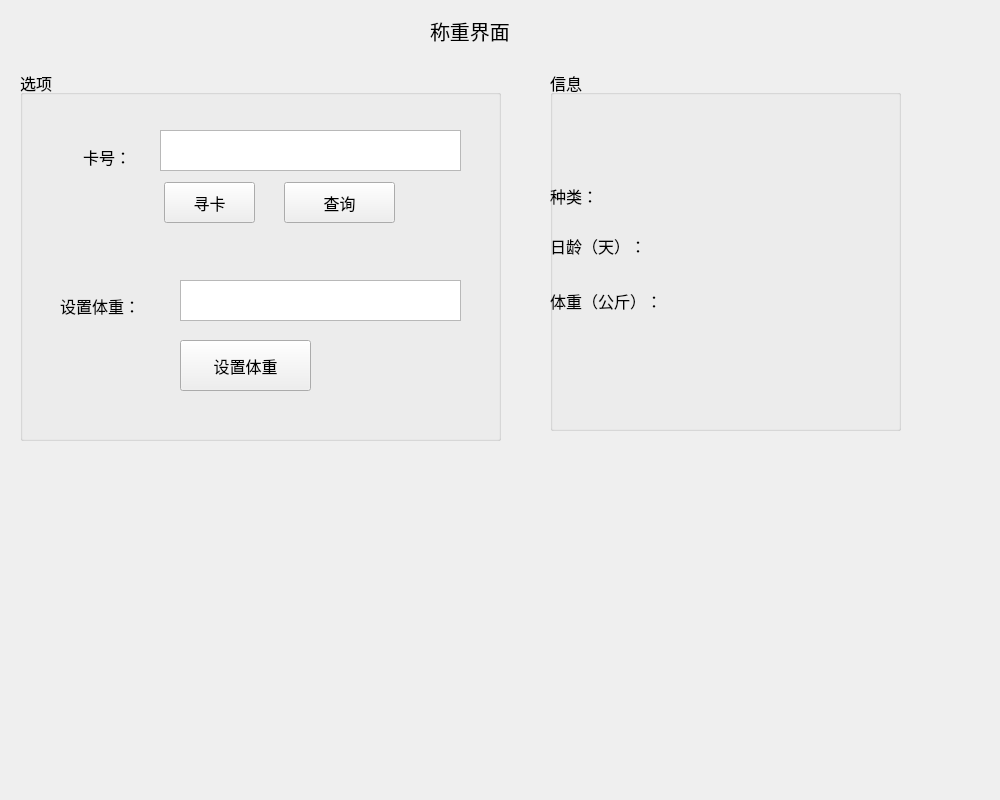
<?xml version="1.0" encoding="UTF-8"?>
<ui version="4.0">
 <class>WeightForm</class>
 <widget class="QWidget" name="WeightForm">
  <property name="geometry">
   <rect>
    <x>0</x>
    <y>0</y>
    <width>1000</width>
    <height>800</height>
   </rect>
  </property>
  <property name="windowTitle">
   <string>Form</string>
  </property>
  <widget class="QGroupBox" name="groupBox">
   <property name="geometry">
    <rect>
     <x>20</x>
     <y>70</y>
     <width>481</width>
     <height>371</height>
    </rect>
   </property>
   <property name="font">
    <font>
     <pointsize>12</pointsize>
    </font>
   </property>
   <property name="title">
    <string>选项</string>
   </property>
   <widget class="QTextEdit" name="uidEdit">
    <property name="geometry">
     <rect>
      <x>140</x>
      <y>60</y>
      <width>301</width>
      <height>41</height>
     </rect>
    </property>
   </widget>
   <widget class="QLabel" name="label">
    <property name="geometry">
     <rect>
      <x>63</x>
      <y>71</y>
      <width>81</width>
      <height>31</height>
     </rect>
    </property>
    <property name="text">
     <string>卡号：</string>
    </property>
   </widget>
   <widget class="QPushButton" name="searchButton">
    <property name="geometry">
     <rect>
      <x>264</x>
      <y>112</y>
      <width>111</width>
      <height>41</height>
     </rect>
    </property>
    <property name="text">
     <string>查询</string>
    </property>
   </widget>
   <widget class="QPushButton" name="getUidButton">
    <property name="geometry">
     <rect>
      <x>144</x>
      <y>112</y>
      <width>91</width>
      <height>41</height>
     </rect>
    </property>
    <property name="text">
     <string>寻卡</string>
    </property>
   </widget>
   <widget class="QLabel" name="label_11">
    <property name="geometry">
     <rect>
      <x>40</x>
      <y>210</y>
      <width>121</width>
      <height>51</height>
     </rect>
    </property>
    <property name="text">
     <string>设置体重：</string>
    </property>
   </widget>
   <widget class="QTextEdit" name="weightEdit">
    <property name="geometry">
     <rect>
      <x>160</x>
      <y>210</y>
      <width>281</width>
      <height>41</height>
     </rect>
    </property>
   </widget>
   <widget class="QPushButton" name="pushButton">
    <property name="geometry">
     <rect>
      <x>160</x>
      <y>270</y>
      <width>131</width>
      <height>51</height>
     </rect>
    </property>
    <property name="text">
     <string>设置体重</string>
    </property>
   </widget>
  </widget>
  <widget class="QGroupBox" name="groupBox_2">
   <property name="geometry">
    <rect>
     <x>550</x>
     <y>70</y>
     <width>351</width>
     <height>361</height>
    </rect>
   </property>
   <property name="font">
    <font>
     <pointsize>12</pointsize>
    </font>
   </property>
   <property name="title">
    <string>信息</string>
   </property>
   <widget class="QLabel" name="weight">
    <property name="geometry">
     <rect>
      <x>180</x>
      <y>210</y>
      <width>131</width>
      <height>41</height>
     </rect>
    </property>
    <property name="text">
     <string/>
    </property>
   </widget>
   <widget class="QLabel" name="age">
    <property name="geometry">
     <rect>
      <x>180</x>
      <y>160</y>
      <width>131</width>
      <height>31</height>
     </rect>
    </property>
    <property name="text">
     <string/>
    </property>
   </widget>
   <widget class="QLabel" name="label_6">
    <property name="geometry">
     <rect>
      <x>180</x>
      <y>120</y>
      <width>51</width>
      <height>16</height>
     </rect>
    </property>
    <property name="text">
     <string/>
    </property>
   </widget>
   <widget class="QLabel" name="label_5">
    <property name="geometry">
     <rect>
      <x>0</x>
      <y>160</y>
      <width>131</width>
      <height>31</height>
     </rect>
    </property>
    <property name="text">
     <string>日龄（天）：</string>
    </property>
   </widget>
   <widget class="QLabel" name="label_4">
    <property name="geometry">
     <rect>
      <x>0</x>
      <y>110</y>
      <width>101</width>
      <height>31</height>
     </rect>
    </property>
    <property name="text">
     <string>种类：</string>
    </property>
   </widget>
   <widget class="QLabel" name="label_10">
    <property name="geometry">
     <rect>
      <x>0</x>
      <y>210</y>
      <width>161</width>
      <height>41</height>
     </rect>
    </property>
    <property name="text">
     <string>体重（公斤）：</string>
    </property>
   </widget>
   <widget class="QLabel" name="label_9">
    <property name="geometry">
     <rect>
      <x>130</x>
      <y>120</y>
      <width>51</width>
      <height>16</height>
     </rect>
    </property>
    <property name="text">
     <string/>
    </property>
   </widget>
   <widget class="QLabel" name="atype">
    <property name="geometry">
     <rect>
      <x>170</x>
      <y>100</y>
      <width>121</width>
      <height>31</height>
     </rect>
    </property>
    <property name="text">
     <string/>
    </property>
   </widget>
  </widget>
  <widget class="QLabel" name="label_2">
   <property name="geometry">
    <rect>
     <x>0</x>
     <y>0</y>
     <width>1000</width>
     <height>800</height>
    </rect>
   </property>
   <property name="styleSheet">
    <string notr="true">background-image: url(:/image/称重.jpg);</string>
   </property>
   <property name="text">
    <string/>
   </property>
  </widget>
  <widget class="QLabel" name="label_3">
   <property name="geometry">
    <rect>
     <x>430</x>
     <y>10</y>
     <width>181</width>
     <height>41</height>
    </rect>
   </property>
   <property name="font">
    <font>
     <pointsize>15</pointsize>
    </font>
   </property>
   <property name="text">
    <string>称重界面</string>
   </property>
  </widget>
  <zorder>label_2</zorder>
  <zorder>groupBox</zorder>
  <zorder>groupBox_2</zorder>
  <zorder>label_3</zorder>
 </widget>
 <resources/>
 <connections/>
</ui>
